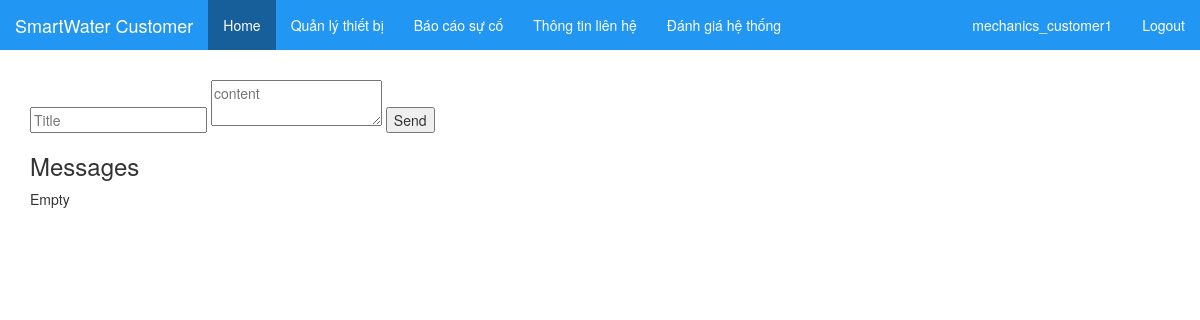
The app's page /customer/issue_message (signed in), older data.
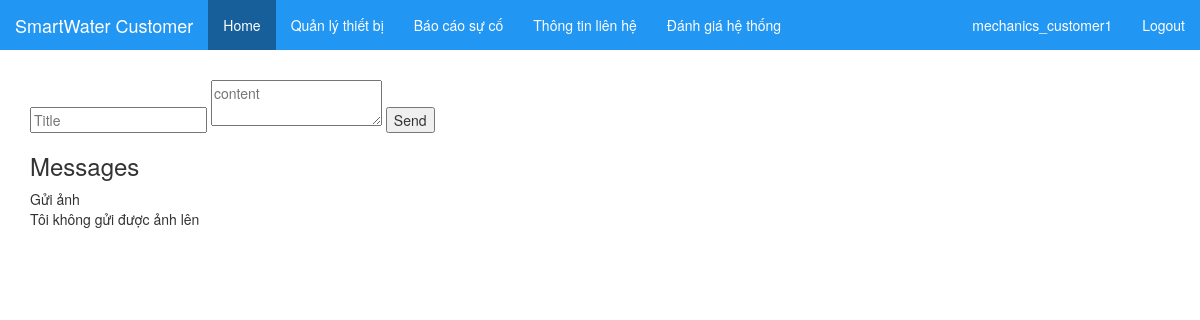
The same page, newer data.
### main/models.py (models this page shows, shortened)
class IssueMessage(models.Model):
    customer = models.ForeignKey(Customer,related_name='issue_messages')
    title = models.CharField(max_length = 255)
    content = models.TextField()
    created_at = models.DateTimeField(auto_now=True)

### customer/views.py (the view)
def issue_message(request):
    if not request.user.is_authenticated() or not request.user.is_customer:
        return HttpResponse('Chi danh cho Customer')
    if request.method == 'POST':
        title = request.POST.get('title')
        content = request.POST.get('content')
        IssueMessage.objects.create(
            customer=request.user.customer_profile, title=title, content=content)
        return render(request, 'customer/issue_message.html', {
            'messages': request.user.customer_profile.issue_messages.all()
        })
    else:
        return render(request, 'customer/issue_message.html', {
            'messages': request.user.customer_profile.issue_messages.all()
        })

### customer/templates/customer/issue_message.html (shortened to what this page needs)
{% extends 'customer/customer_base.html' %}
{% block content %}
<div class="container">
  <div>
    <div>
      <form method="POST">
        <input type="text" name='title' placeholder="Title" />
        <textarea name='content' placeholder="content"></textarea>
        <button type="submit">Send</button>
      </form>
    </div>
    <h3>Messages</h3>
    {% for m in messages %}
      <div>
        {{m.title}}
      </div>
      <div>
        {{m.content}}
      </div>
    {% empty %}
      Empty
    {% endfor %}
  </div>
</div>
{% endblock %}

Row changes from the older to the newer data that the page shows:
added IssueMessage: title "Gửi ảnh", content "Tôi không gửi được ảnh lên"
Text that changed along with them:
text no longer shown: "Empty"
